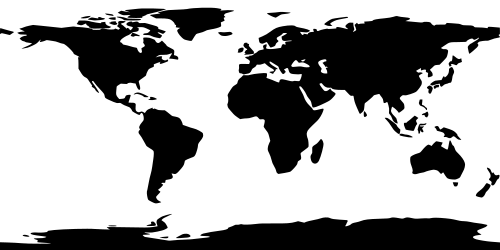
#> input picture tools/world_silhouette.png, 500 x 250 px
$ python gen_earth_texture.py
#> lines starting #> are read from the running program, lines starting #| are printed output that depends on the picture; after the words box and inside, x2 and y2 are one past the last pixel; in counts of white or black regions, pixels touching at a corner belong together
"""
Generate a realistic equirectangular Earth texture from the silhouette land mask.

The app shipped a flat black continent silhouette (500x250). Both the 2D day/night
map and the 3D globe tinted that single shape with one flat color, so the map looked
like "just pixels". This script keeps the silhouette's accurate coastlines but paints
a believable Earth on top: depth-shaded oceans, latitude-driven land biomes
(tropical green -> desert tan -> boreal -> polar ice) and fractal terrain variation.

Output: app/src/main/res/drawable/world_map.png (RGB, opaque), high resolution.

Usage:
    python tools/gen_earth_texture.py
"""
# devcouncil: allow-unwired — asset generator CLI (also declared in pyproject scripts)

import os
import numpy as np
from PIL import Image
from scipy.ndimage import distance_transform_edt, gaussian_filter

HERE = os.path.dirname(os.path.abspath(__file__))
DRAWABLE = os.path.join(HERE, "..", "app", "src", "main", "res", "drawable")
SRC = os.path.join(HERE, "world_silhouette.png")  # original land mask (kept out of the APK)
OUT = os.path.join(DRAWABLE, "world_map.png")     # realistic texture both views render

W, H = 2048, 1024  # target resolution

rng = np.random.default_rng(42)  # deterministic so rebuilds are stable


def fractal_noise(w, h, octaves=6, persistence=0.55):
    """Sum of upsampled random layers -> smooth value noise in [0,1]."""
    total = np.zeros((h, w), dtype=np.float32)
    amp, norm = 1.0, 0.0
    for o in range(octaves):
        scale = 2 ** (o + 1)
        lh, lw = max(2, h // (2 ** (octaves - o)) ), max(2, w // (2 ** (octaves - o)))
        layer = rng.random((lh, lw)).astype(np.float32)
        layer = np.asarray(Image.fromarray((layer * 255).astype(np.uint8))
                           .resize((w, h), Image.BICUBIC), dtype=np.float32) / 255.0
        total += layer * amp
        norm += amp
        amp *= persistence
    total /= norm
    return (total - total.min()) / (total.max() - total.min() + 1e-6)


def lerp(a, b, t):
    t = t[..., None]
    return a * (1 - t) + b * t


def main():
    mask_img = Image.open(SRC).convert("RGBA").resize((W, H), Image.LANCZOS)
    alpha = np.asarray(mask_img)[..., 3].astype(np.float32) / 255.0
    land = alpha > 0.5  # accurate continent shapes from the original silhouette
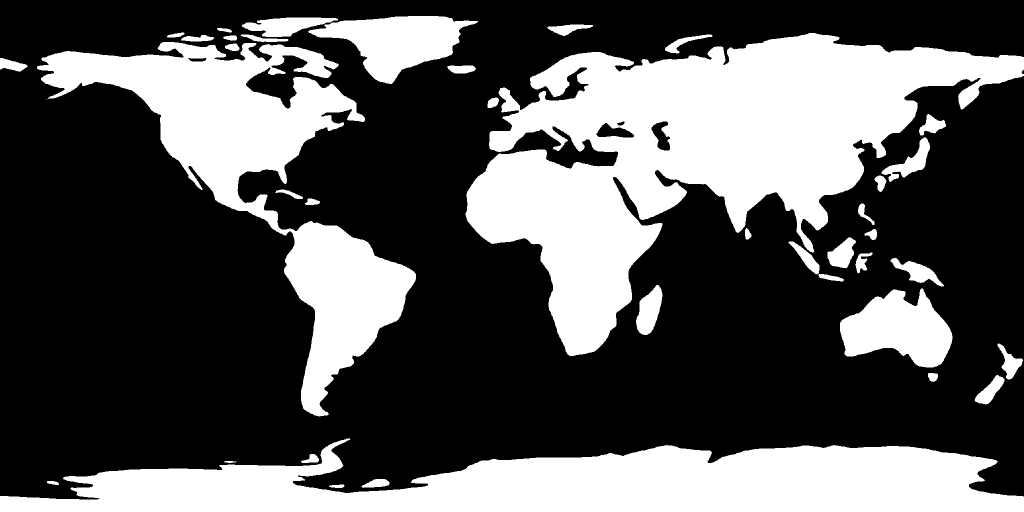
#> land: shape (1024, 2048) bool (shown at 1/2 size); 34% white; 40 white regions (1 under 20 px), largest, box (x1, y1, x2, y2) and area: (931, 66, 2048, 712) 297842, (0, 877, 2048, 1024) 189796, (74, 84, 832, 833) 148603

    # Per-pixel latitude (degrees), +90 top .. -90 bottom.
    lat = np.linspace(90, -90, H)[:, None].repeat(W, axis=1).astype(np.float32)
    abslat = np.abs(lat)

    # --- Oceans: depth shading via distance from the nearest coast ---
    # Tight continental shelf (narrow teal rim), quickly falling to deep navy so open
    # ocean doesn't read as one flat glow. eased^0.6 keeps the rim crisp near coasts.
    ocean_dist = distance_transform_edt(~land).astype(np.float32)
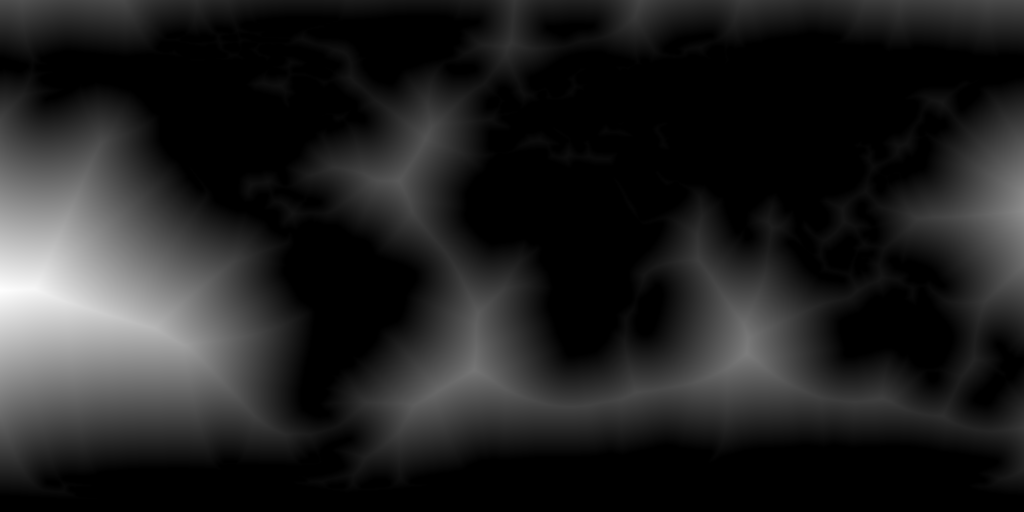
#> ocean_dist: shape (1024, 2048) float32 (shown at 1/2 size); min 0, max 393.2, mean 50.7; drawn with min black and max white
    depth = np.clip(ocean_dist / 42.0, 0, 1) ** 0.6  # 0 coast .. 1 open ocean
    shallow = np.array([48, 132, 156], np.float32)   # teal shelf water
    deep = np.array([6, 28, 72], np.float32)         # deep navy
    ocean = lerp(shallow, deep, depth)
    # Warmer, lighter tropical seas; cooler/darker toward the poles.
    tropic = np.clip(1.0 - abslat / 45.0, 0, 1)      # 1 at equator .. 0 by 45 deg
    ocean = lerp(ocean, ocean * np.array([1.05, 1.10, 1.12], np.float32), tropic * 0.35)
    ocean *= (1.0 - 0.22 * (abslat / 90.0))[..., None]

    # --- Land biomes by latitude, blended with noise ---
    n_big = fractal_noise(W, H, octaves=5)            # biome blotches
    n_fine = fractal_noise(W, H, octaves=7)           # terrain texture

    tropical = np.array([38, 110, 42], np.float32)
    savanna = np.array([120, 140, 58], np.float32)
    desert = np.array([196, 170, 110], np.float32)
    temperate = np.array([56, 104, 50], np.float32)
    boreal = np.array([74, 96, 64], np.float32)
    tundra = np.array([140, 138, 120], np.float32)
    snow = np.array([238, 240, 245], np.float32)

    # Smooth biome gradient as a continuous function of latitude. Control points
    # (deg -> color) are interpolated, so there are no hard horizontal seams.
    stops = [0, 14, 24, 38, 52, 64, 74, 90]
    cols = [tropical, savanna, temperate, temperate, boreal, tundra, snow, snow]
    cols = np.array(cols, np.float32)

    # Perturb the latitude used for biome lookup with noise so band edges meander
    # across continents instead of cutting straight lines. Larger blotch noise also
    # pushes some subtropical zones toward desert.
    jitter = (n_big - 0.5) * 22.0 + (n_fine - 0.5) * 8.0  # +/- ~15 deg of wander
    biome_lat = np.clip(abslat + jitter, 0, 90)
    base = np.empty((H, W, 3), np.float32)
    for c in range(3):
        base[..., c] = np.interp(biome_lat, stops, cols[:, c])

    # Deserts: dry blotches concentrated in the subtropics (~15-33 deg).
    sub_weight = np.clip(1.0 - np.abs(abslat - 24) / 12.0, 0, 1)
    desert_amt = np.clip((n_big - 0.50) / 0.22, 0, 1) * sub_weight
    base = lerp(base, desert, desert_amt)

    # Antarctica / Greenland read as ice regardless of the gradient above.
    base[(lat < -60) & land] = snow
    # Greenland & high Arctic land ice (kicks in a touch lower so Greenland reads icy).
    base[(lat > 62) & land] = lerp(tundra, snow, np.clip((lat - 62) / 12.0, 0, 1))[(lat > 62) & land]
#> in lerp (call 4), `return a * (1 - t) + b * t`:
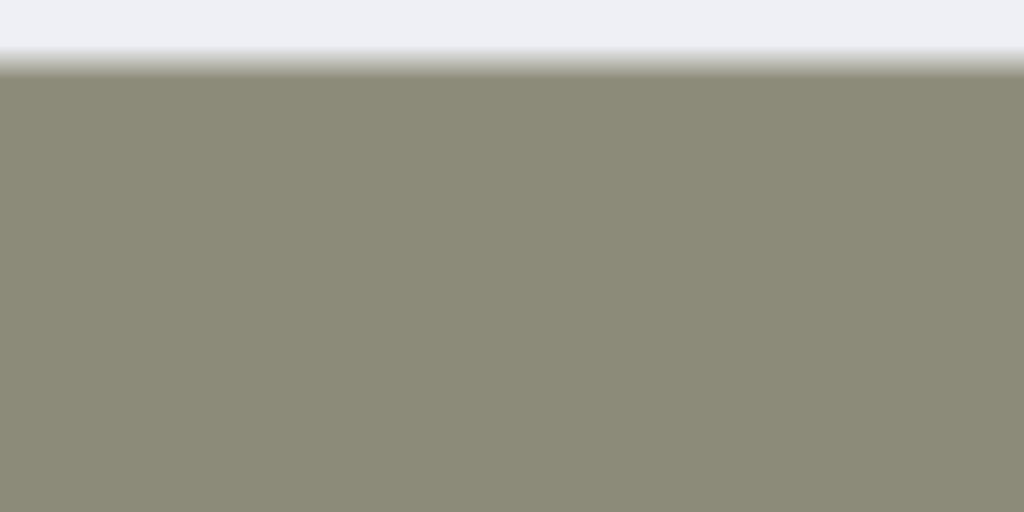
#> returned value: shape (1024, 2048, 3) float32 (shown at 1/2 size); mean of channels 0, 1, 2 152.4, 150.9, 140; drawn as R, G, B

    # Richer land contrast: push colors away from their mid-gray a little.
    gray = base.mean(axis=2, keepdims=True)
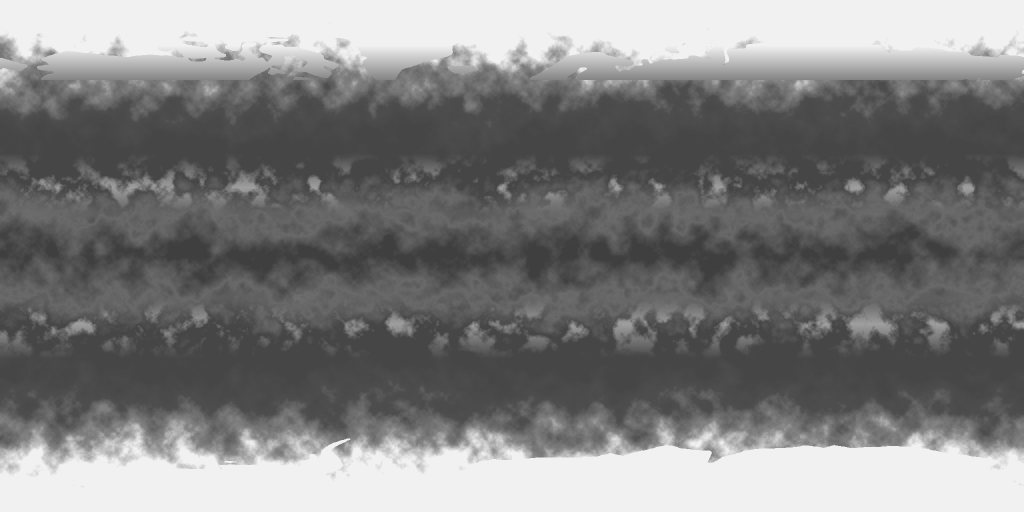
#> gray: shape (1024, 2048, 1) float32 (shown at 1/2 size); min 63.33, max 241, mean 127.3
    base = np.clip(gray + (base - gray) * 1.18, 0, 255)

    # Terrain variation + faint coastal lightening on land.
    land_dist = distance_transform_edt(land).astype(np.float32)
    coastal = np.clip(1.0 - land_dist / 30.0, 0, 1)  # bright near shore
    shade = 0.80 + 0.34 * n_fine                      # +/- terrain brightness
    base *= shade[..., None]
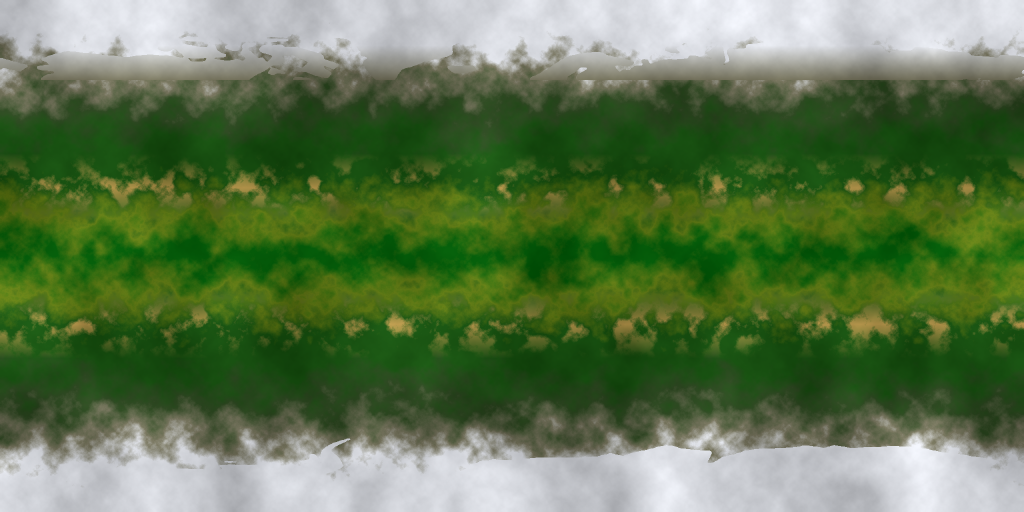
#> base: shape (1024, 2048, 3) float32 (shown at 1/2 size); mean of channels 0, 1, 2 120.6, 146.9, 104.4; drawn with min black and max white
    base = lerp(base, base * 1.12 + 18, coastal * 0.30)
#> in lerp (call 5), `t = t[..., None]`:
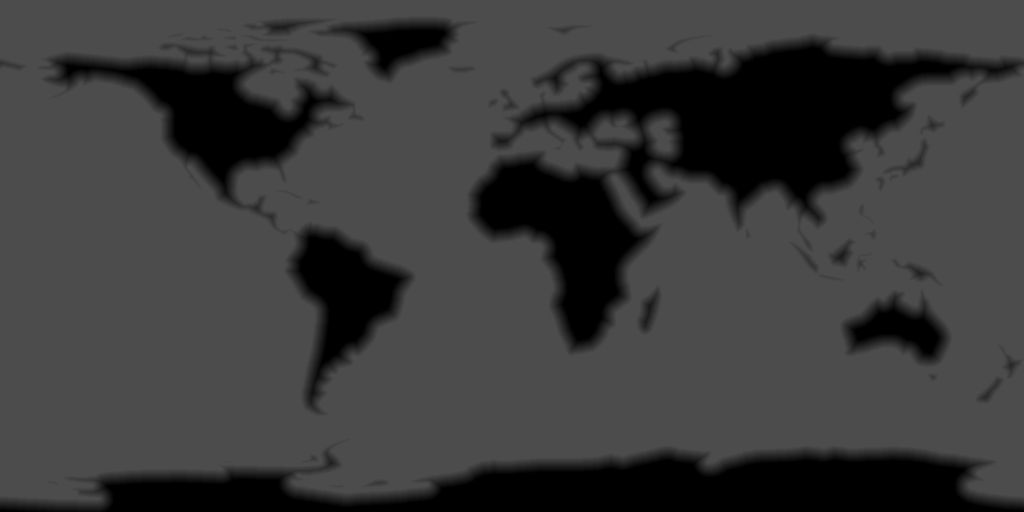
#> t: shape (1024, 2048, 1) float32 (shown at 1/2 size); min 0, max 0.3, mean 0.229

    # Compose land over ocean using the (soft) coastline alpha for clean edges.
    soft = gaussian_filter(alpha, sigma=0.6)[..., None]
    rgb = base * soft + ocean * (1 - soft)

    # Gentle global polish.
    rgb = np.clip(rgb, 0, 255)
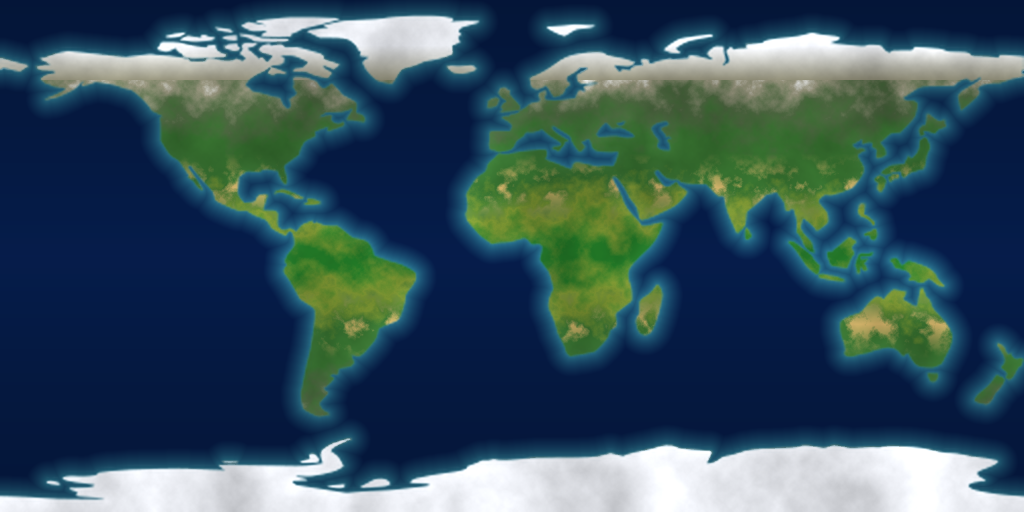
#> rgb: shape (1024, 2048, 3) float32 (shown at 1/2 size); mean of channels 0, 1, 2 55.9, 82.5, 95.7; drawn as R, G, B
    out = np.dstack([rgb.astype(np.uint8), np.full((H, W), 255, np.uint8)])
    Image.fromarray(out, "RGBA").save(OUT)
    print(f"wrote {OUT} ({W}x{H})")


if __name__ == "__main__":
    main()
